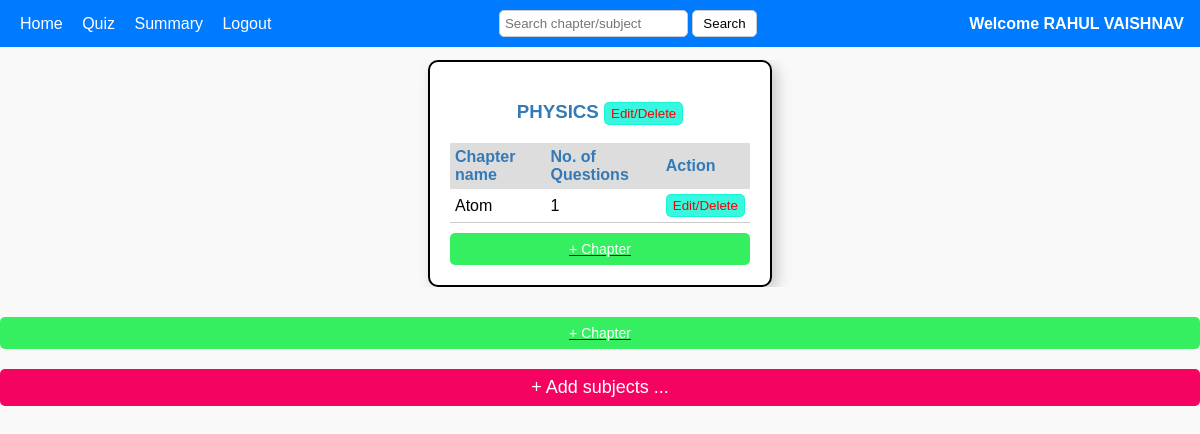
Page /admin_home on the earlier database version.
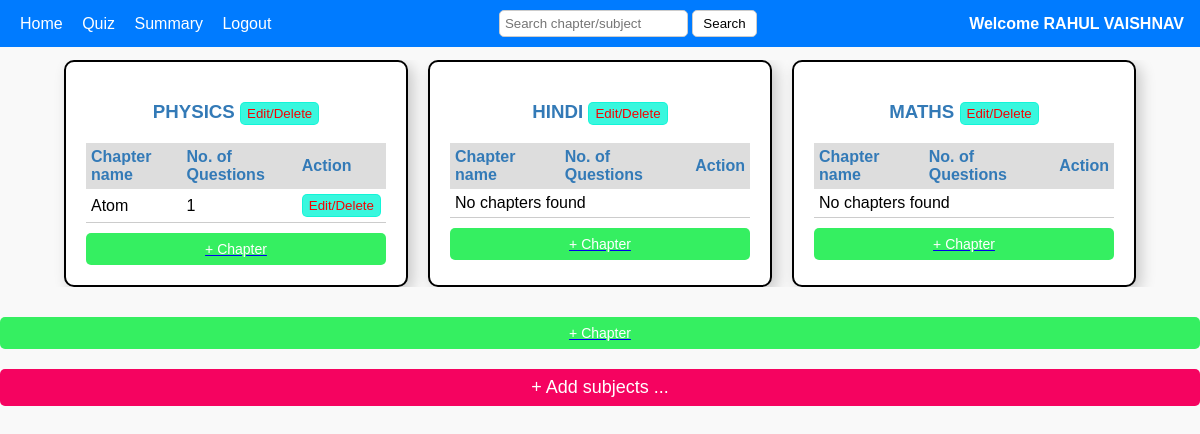
Same page on the later database version.
### backend/models.py (models this page shows)
class Admin_User_Details(db.Model):
    __tablename__ = 'admin_user_details'
    id=db.Column(db.Integer, primary_key=True,autoincrement=True)#Ensures that the ID column automatically increments for each new row inserted into the table.It applies only to integer primary keys.The database automatically assigns a new unique ID starting from 1 and increases by 1 for each new entry.
    email_username = db.Column(db.String(120), nullable=False, unique=True)
    password = db.Column(db.String(120), nullable=False)#not neccessary to be unique# here string(120) means 120 characters
    Full_name = db.Column(db.String(80), nullable=False)#not neccessary to be unique
    qualification=db.Column(db.String(80), nullable=False)#not neccessary to be unique
    date_of_birth=db.Column(db.String(80), nullable=False)#not neccessary to be unique
    role = db.Column(db.Integer, nullable=False, default=1)#remember this only the first user with register through this register form,admins will have to register in db browser manually or using insert command of sql
    scores_of_a_userid = db.relationship('Scores', cascade='all, delete', backref='admin_user_details', lazy=True)#name of the backrefrence is scores_of_a_userid#we say this is linked to the scores table#cascade means if a id gets deleted here delete all the data of scores linked to that id#backref=admin_user_details means the current table or the table to which it is backrefrencing#loading style is lazy()

class Subjects(db.Model):
    __tablename__ = 'subjects'
    subject_id=db.Column(db.Integer, primary_key=True,autoincrement=True)#iska student id se kuch lena dena nahi hai
    subject_name=db.Column(db.String(80), nullable=False,unique=True)
    discription=db.Column(db.String(300), nullable=False)
    chapters_of_a_subject_id = db.relationship('Chapters', cascade='all, delete', backref='subjects', lazy=True)# it tells all the chapters of a subject(here we are getting suject through subject id)

class Chapters(db.Model):
    __tablename__ = 'chapters'
    chapter_id=db.Column(db.Integer, primary_key=True,autoincrement=True)#iska student id se kuch lena dena nahi hai
    chapter_name=db.Column(db.String(80), nullable=False,unique=True)
    description=db.Column(db.String(300), nullable=False)
    subject_id=db.Column(db.Integer, db.ForeignKey('subjects.subject_id'), nullable=False)
    quizzes_of_a_chapter_id = db.relationship('Quiz', cascade='all, delete', backref='chapters', lazy=True)# it tells all the quizzes of a chapter(here we are getting chapter through chapter id)
    questions_of_a_chapter_id = db.relationship('Questions', cascade='all, delete', backref='chapters', lazy=True)# it tells all the questions of a chapter(here we are getting chapter through chapter id)

### backend/controlers.py (the view)
@app.route("/admin_home")
def home():
    subjects=Subjects.query.all()
    question_counts = {}
    subject=Subjects.query.all()
    chapter=Chapters.query.all()
    for subject in subjects:
        for chapter in subject.chapters_of_a_subject_id:
            count = Questions.query.filter_by(chapter_id=chapter.chapter_id).count()
            question_counts[chapter.chapter_id] = count # Store count for each chapter and creating dictionary
    usr_full_details=Admin_User_Details.query.filter_by(role=0).first()
    admin_name=usr_full_details.Full_name
    return render_template("1_admin_home.html",subjects=subjects,admin=admin_name,question_counts=question_counts)

### templates/1_admin_home.html (shortened to what this page needs)
<!DOCTYPE html>
<html lang="en">
<head>
<link rel="stylesheet" href="/static/css/1_admin_home.css">
</head>
<body>
    <div class="header">
        <div>
            <a href="/admin_home">Home</a>
            <a href="/admin_quiz">Quiz</a>
            <a href="/admin_summary">Summary</a>
            <a href="/logout">Logout</a>
        </div>
        <form action="/search/{{admin}}" method="post"  class="search">
            <input type="search" class="search-box" placeholder="Search chapter/subject" name="search" id="search_txt">
            <button type="submit" >Search</button>
        </form>
        <div class="admin-text">Welcome {{admin}}</div>
    </div>
    <div class="content">
        <div class="subject-container">
            {% if subjects %}
                {% for subject in subjects %}
                    <div class="subject-box">
                        <h3>{{ subject.subject_name }}  <a href="/edit_subject/{{subject.subject_id}}"> <button class="edit">Edit/Delete</button></a></h3>
                        <table>
                            <tr>
                                <th>Chapter name</th>
                                <th>No. of Questions</th>
                                <th>Action</th>
                            </tr>
                            {% if subject.chapters_of_a_subject_id %}
                            {% for chapter in subject.chapters_of_a_subject_id %}
                            <tr>
                                <td>{{chapter.chapter_name}}</td>
                                <td>{{question_counts[chapter.chapter_id]}}</td>
                                <td><a href="/edit_chapter/{{chapter.chapter_id}}"><button class="edit">Edit/Delete</button></a></td>
                            </tr>
                            {% endfor %}
                            {% else %}
                            <tr>
                                <td colspan="3" >No chapters found</td>
                            </tr>
                            {% endif %}
                        </table>
                        <a href="/new_chapter/{{subject.subject_id}}"> <button class="btn-chapter">+ Chapter</button></a>
                    </div>
                {% endfor %}
            {% else %}
                <h2>No subjects found</h2>
            {% endif %}
        </div>
    </div>
    <a href="/new_chapter_1"> <button class="btn-chapter">+ Chapter</button></a>
    <a href="/new_subject" class="all-subjects" >+ Add subjects  ...
    </a>
</body>
</html>

### static/css/1_admin_home.css (style rules this page uses)
body { font-family: Arial, sans-serif; background-color: #f9f9f9; margin: 0; padding: 0; }
.header { position: fixed; top: 0; left: 0; width: 97%; background-color: #007BFF; color: white; padding: 10px 20px; display: flex; justify-content: space-between; align-items: center; z-index: 1000; }
.header a { text-decoration: none; color: white; margin-right: 15px; }
.header .search-box { padding: 5px; border: 2px solid #000; border-radius: 5px; outline: none; padding: 5px; border-radius: 5px; border: 1px solid #ccc; }
.header .admin-text { color: white; font-weight: bold; }
.content { padding: 20px; text-align: center; padding-top: 60px; }
.subject-container { display: flex; justify-content: center; flex-wrap: wrap; gap: 20px; max-width: 100%; overflow: auto; }
.subject-box { border: 2px solid #000; border-radius: 10px; padding: 20px; background-color: #fff; width: 300px; text-align: left; box-shadow: 5px 5px 15px rgba(0, 0, 0, 0.2); }
.header .search button { padding: 5px 10px; background-color: white; border: 1px solid #ccc; border-radius: 5px; cursor: pointer; }
.subject-box h3 { text-align: center; color: #337ab7; }
.subject-box table { width: 100%; border-collapse: collapse; }
.subject-box th { background-color: #ddd; color: #337ab7; padding: 5px; text-align: left; }
.subject-box td { padding: 5px; border-bottom: 1px solid #ccc; }
.btn-chapter { margin-top: 10px; background-color: #35ef61; color: white; border: none; padding: 8px 15px; border-radius: 5px; cursor: pointer; font-size: 14px; display: block; width: 100%; text-align: center; }
.all-subjects { display: flex; border-radius: 5px; padding: 8px 15px; gap: 10px; background-color: #f50360; flex-direction: column; align-items: center; justify-content: center; margin-top: 20px; font-size: 18px; color: white; text-align: center; text-decoration: none; }
.edit { background-color: #09f6d6cd; color: #f50303; cursor: pointer; border-radius: 5px; padding: 3px 6px; border: 0.5px solid #09f6d6cd; }

Differences in the rows shown:
added Subjects: subject_name "HINDI", shows "No chapters found"
added Subjects: subject_name "MATHS", shows "No chapters found"
